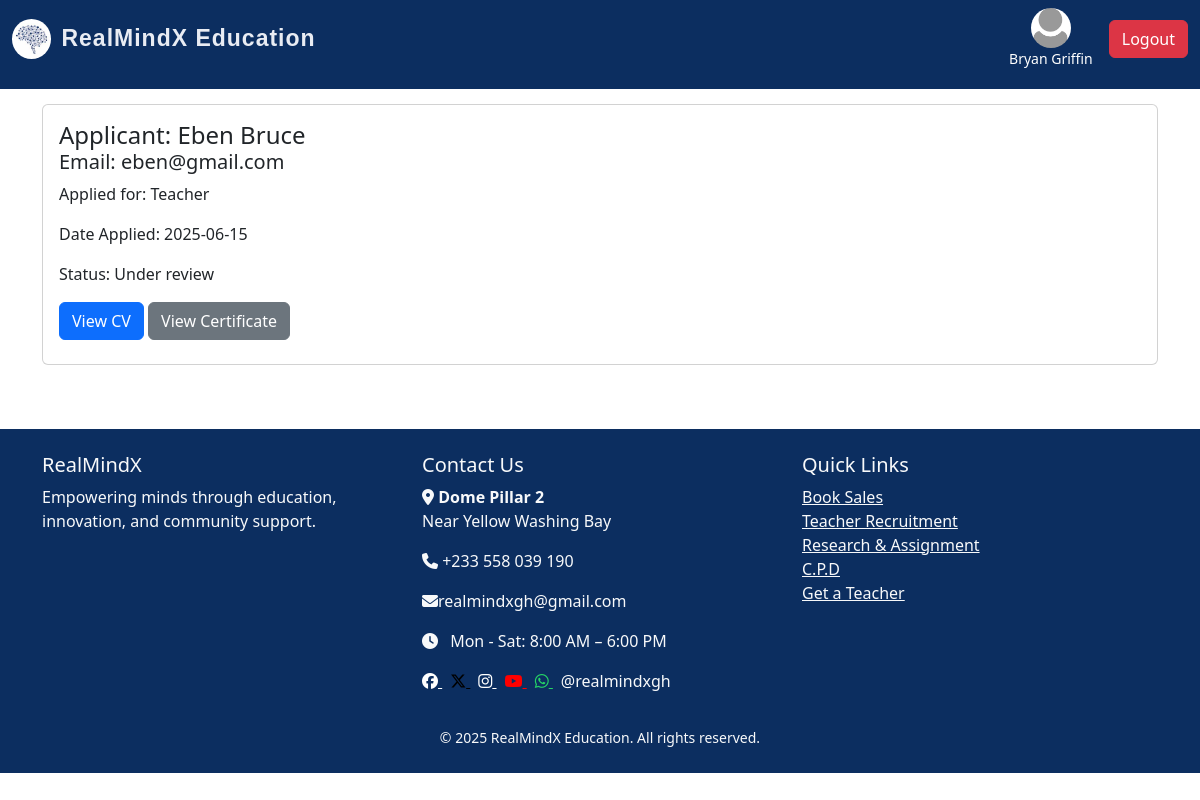
The app's page /admin/applicants/1 (signed in), older data.
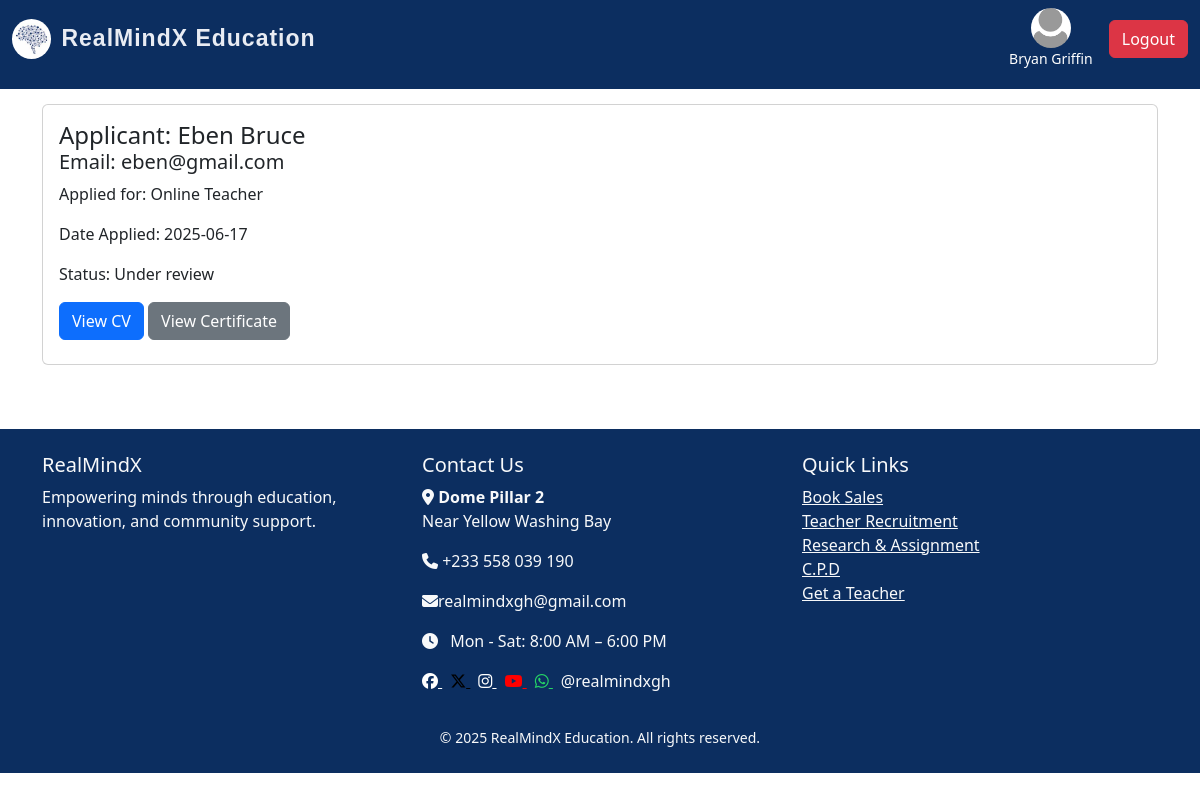
The same page, newer data.
### platform/realmind/models/application.py (models this page shows)
class Application(db.Model):
    id = db.Column(db.Integer, primary_key=True)
    date_applied = db.Column(db.DateTime, default=datetime.utcnow)
    status = db.Column(db.String(20), default='under review')
    cv = db.Column(db.String(150), nullable=False)
    certificate = db.Column(db.String(150), nullable=False)
    cover_letter = db.Column(db.String(150), nullable=True)
    user_id = db.Column(db.Integer, db.ForeignKey('user.id'), nullable=False)
    job_id = db.Column(db.Integer, db.ForeignKey('job_post.id'), nullable=False)

### platform/realmind/models/job.py (models this page shows)
class JobPost(db.Model):
    id = db.Column(db.Integer, primary_key=True)
    title = db.Column(db.String(150), nullable=False)
    description = db.Column(db.Text, nullable=False)
    job_type = db.Column(db.String(50))
    requirements = db.Column(db.Text, nullable=False)
    date_posted = db.Column(db.DateTime, default=datetime.utcnow)
    admin_id = db.Column(db.Integer, db.ForeignKey('admin.id'), nullable=False)
    applications = db.relationship('Application', backref='job', cascade='all, delete-orphan', lazy=True)

### platform/realmind/models/user.py (models this page shows, shortened)
class User(UserMixin, db.Model):
    id = db.Column(db.Integer, primary_key=True)
    username = db.Column(db.String(150), nullable=False)
    email = db.Column(db.String(150), unique=True, nullable=False)
    password = db.Column(db.String(150), nullable=False)
    profile_pic = db.Column(db.String(200), nullable=True)
    applications = db.relationship('Application', backref='user', lazy=True)

### platform/realmind/routes/admin_routes.py (the view)
@admin_bp.route('/admin/applicants/<int:job_id>')
@login_required
def view_applicants(job_id):
    if not isinstance(current_user, Admin):
        return redirect(url_for('user.users_dashboard'))
    job = JobPost.query.get(job_id)
    if not job or job.admin_id != current_user.id:
        return redirect(url_for('admin.admin_dashboard'))
    applications = job.applications
    return render_template('view_applicants.html', applications=applications)

### platform/realmind/templates/view_applicants.html (shortened to what this page needs)
{% extends 'index.html' %}
{% block content %}
{% if applications %}
    {% for application in applications %}
    <div class="card mb-3">
        <div class="card-body">
            <h4 class="card-title">Applicant: {{ application.user.username }}</h4>
            <h5>Email: {{ application.user.email }}</h5>
            <p>Applied for: {{ application.job.title }}</p>
            <p>Date Applied: {{ application.date_applied.strftime('%Y-%m-%d') }}</p>
            <p>Status: {{ application.status }}</p>
            <a href="{{ url_for('admin.uploaded_file', filename=application.cv) }}" target="_blank" class="btn btn-primary mb-2">
                View CV
            </a>
            {% if application.certificate %}
            <a href="{{ url_for('admin.uploaded_file', filename=application.certificate) }}" target="_blank" class="btn btn-secondary mb-2">
                View Certificate
            </a>
            {% endif %}
        </div>
    </div>
    {% endfor %}
{% else %}
    <div class="alert alert-info">No applicant for this job yet.</div>
{% endif %}
{% endblock %}

Row changes from the older to the newer data that the page shows:
changed Application "Under review": job "Teacher" → "Online Teacher"; date_applied "2025-06-15" → "2025-06-17"
